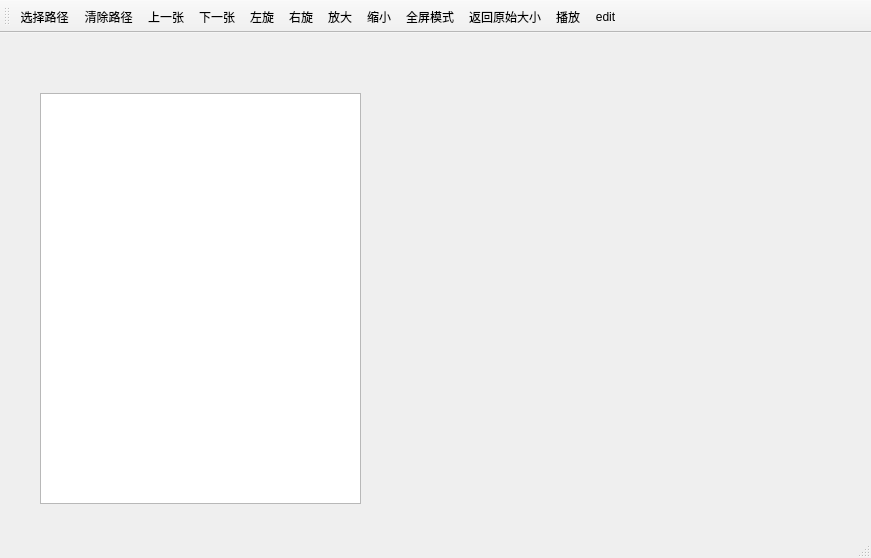
<?xml version="1.0" encoding="UTF-8"?>
<ui version="4.0">
 <class>MainWindow</class>
 <widget class="QMainWindow" name="MainWindow">
  <property name="geometry">
   <rect>
    <x>0</x>
    <y>0</y>
    <width>871</width>
    <height>558</height>
   </rect>
  </property>
  <property name="windowTitle">
   <string>MainWindow</string>
  </property>
  <widget class="QWidget" name="centralWidget">
   <widget class="QLabel" name="labelPic">
    <property name="geometry">
     <rect>
      <x>430</x>
      <y>60</y>
      <width>400</width>
      <height>400</height>
     </rect>
    </property>
    <property name="text">
     <string/>
    </property>
   </widget>
   <widget class="QListWidget" name="listWidget_2">
    <property name="geometry">
     <rect>
      <x>40</x>
      <y>60</y>
      <width>321</width>
      <height>411</height>
     </rect>
    </property>
   </widget>
   <widget class="QLabel" name="labelPath_2">
    <property name="geometry">
     <rect>
      <x>40</x>
      <y>30</y>
      <width>711</width>
      <height>17</height>
     </rect>
    </property>
    <property name="text">
     <string/>
    </property>
   </widget>
  </widget>
  <widget class="QMenuBar" name="menuBar">
   <property name="geometry">
    <rect>
     <x>0</x>
     <y>0</y>
     <width>871</width>
     <height>22</height>
    </rect>
   </property>
  </widget>
  <widget class="QToolBar" name="mainToolBar">
   <attribute name="toolBarArea">
    <enum>TopToolBarArea</enum>
   </attribute>
   <attribute name="toolBarBreak">
    <bool>false</bool>
   </attribute>
   <addaction name="action_choose"/>
   <addaction name="action_clear"/>
   <addaction name="action_pre"/>
   <addaction name="action_next"/>
   <addaction name="action_left"/>
   <addaction name="action_right"/>
   <addaction name="action_big"/>
   <addaction name="action_small"/>
   <addaction name="action_all"/>
   <addaction name="action_return"/>
   <addaction name="action_play"/>
   <addaction name="action_edit"/>
  </widget>
  <widget class="QStatusBar" name="statusBar"/>
  <action name="action_choose">
   <property name="checkable">
    <bool>true</bool>
   </property>
   <property name="icon">
    <iconset resource="src.qrc">
     <normaloff>:/icons/1.png</normaloff>:/icons/1.png</iconset>
   </property>
   <property name="text">
    <string>选择路径</string>
   </property>
   <property name="toolTip">
    <string>选择路径</string>
   </property>
  </action>
  <action name="action_clear">
   <property name="checkable">
    <bool>true</bool>
   </property>
   <property name="icon">
    <iconset resource="src.qrc">
     <normaloff>:/icons/2.png</normaloff>:/icons/2.png</iconset>
   </property>
   <property name="text">
    <string>清除路径</string>
   </property>
   <property name="toolTip">
    <string>清除路径</string>
   </property>
  </action>
  <action name="action_pre">
   <property name="checkable">
    <bool>true</bool>
   </property>
   <property name="icon">
    <iconset resource="src.qrc">
     <normaloff>:/icons/3.png</normaloff>:/icons/3.png</iconset>
   </property>
   <property name="text">
    <string>上一张</string>
   </property>
   <property name="toolTip">
    <string>上一张</string>
   </property>
  </action>
  <action name="action_next">
   <property name="checkable">
    <bool>true</bool>
   </property>
   <property name="icon">
    <iconset resource="src.qrc">
     <normaloff>:/icons/4.png</normaloff>:/icons/4.png</iconset>
   </property>
   <property name="text">
    <string>下一张</string>
   </property>
   <property name="toolTip">
    <string>下一张</string>
   </property>
  </action>
  <action name="action_left">
   <property name="checkable">
    <bool>true</bool>
   </property>
   <property name="icon">
    <iconset resource="src.qrc">
     <normaloff>:/icons/5.png</normaloff>:/icons/5.png</iconset>
   </property>
   <property name="text">
    <string>左旋</string>
   </property>
   <property name="toolTip">
    <string>左旋</string>
   </property>
  </action>
  <action name="action_right">
   <property name="checkable">
    <bool>true</bool>
   </property>
   <property name="icon">
    <iconset resource="src.qrc">
     <normaloff>:/icons/6.png</normaloff>:/icons/6.png</iconset>
   </property>
   <property name="text">
    <string>右旋</string>
   </property>
   <property name="toolTip">
    <string>右旋</string>
   </property>
  </action>
  <action name="action_big">
   <property name="checkable">
    <bool>true</bool>
   </property>
   <property name="icon">
    <iconset resource="src.qrc">
     <normaloff>:/icons/7.png</normaloff>:/icons/7.png</iconset>
   </property>
   <property name="text">
    <string>放大</string>
   </property>
   <property name="toolTip">
    <string>放大</string>
   </property>
  </action>
  <action name="action_small">
   <property name="checkable">
    <bool>true</bool>
   </property>
   <property name="icon">
    <iconset resource="src.qrc">
     <normaloff>:/icons/8.png</normaloff>:/icons/8.png</iconset>
   </property>
   <property name="text">
    <string>缩小</string>
   </property>
   <property name="toolTip">
    <string>缩小</string>
   </property>
  </action>
  <action name="action_all">
   <property name="checkable">
    <bool>true</bool>
   </property>
   <property name="icon">
    <iconset resource="src.qrc">
     <normaloff>:/icons/9.png</normaloff>:/icons/9.png</iconset>
   </property>
   <property name="text">
    <string>全屏模式</string>
   </property>
   <property name="toolTip">
    <string>全屏模式</string>
   </property>
  </action>
  <action name="action_return">
   <property name="checkable">
    <bool>true</bool>
   </property>
   <property name="icon">
    <iconset resource="src.qrc">
     <normaloff>:/icons/10.png</normaloff>:/icons/10.png</iconset>
   </property>
   <property name="text">
    <string>返回原始大小</string>
   </property>
   <property name="toolTip">
    <string>返回原始大小</string>
   </property>
  </action>
  <action name="action_play">
   <property name="checkable">
    <bool>true</bool>
   </property>
   <property name="icon">
    <iconset resource="src.qrc">
     <normaloff>:/icons/11.png</normaloff>:/icons/11.png</iconset>
   </property>
   <property name="text">
    <string>播放</string>
   </property>
   <property name="toolTip">
    <string>播放</string>
   </property>
  </action>
  <action name="action_edit">
   <property name="checkable">
    <bool>true</bool>
   </property>
   <property name="icon">
    <iconset resource="src.qrc">
     <normaloff>:/icons/12.png</normaloff>:/icons/12.png</iconset>
   </property>
   <property name="text">
    <string>edit</string>
   </property>
   <property name="toolTip">
    <string>edit</string>
   </property>
  </action>
 </widget>
 <layoutdefault spacing="6" margin="11"/>
 <resources>
  <include location="src.qrc"/>
 </resources>
 <connections/>
</ui>
